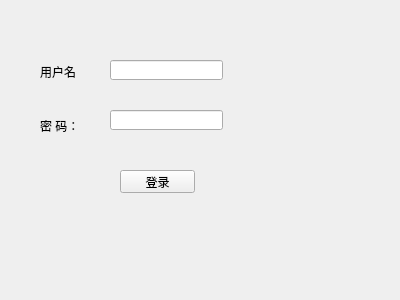
<?xml version="1.0" encoding="UTF-8"?>
<ui version="4.0">
 <class>Form</class>
 <widget class="QWidget" name="Form">
  <property name="geometry">
   <rect>
    <x>0</x>
    <y>0</y>
    <width>400</width>
    <height>300</height>
   </rect>
  </property>
  <property name="windowTitle">
   <string>Form</string>
  </property>
  <widget class="QLineEdit" name="username">
   <property name="geometry">
    <rect>
     <x>110</x>
     <y>60</y>
     <width>113</width>
     <height>20</height>
    </rect>
   </property>
   <property name="placeholderText">
    <string/>
   </property>
  </widget>
  <widget class="QLineEdit" name="pwd">
   <property name="geometry">
    <rect>
     <x>110</x>
     <y>110</y>
     <width>113</width>
     <height>20</height>
    </rect>
   </property>
   <property name="echoMode">
    <enum>QLineEdit::Password</enum>
   </property>
  </widget>
  <widget class="QPushButton" name="loginbutton">
   <property name="geometry">
    <rect>
     <x>120</x>
     <y>170</y>
     <width>75</width>
     <height>23</height>
    </rect>
   </property>
   <property name="text">
    <string>登录</string>
   </property>
  </widget>
  <widget class="QLabel" name="label">
   <property name="geometry">
    <rect>
     <x>40</x>
     <y>61</y>
     <width>54</width>
     <height>21</height>
    </rect>
   </property>
   <property name="text">
    <string>用户名</string>
   </property>
  </widget>
  <widget class="QLabel" name="label_2">
   <property name="geometry">
    <rect>
     <x>40</x>
     <y>120</y>
     <width>54</width>
     <height>12</height>
    </rect>
   </property>
   <property name="text">
    <string>密 码：</string>
   </property>
  </widget>
  <widget class="QLabel" name="error_message">
   <property name="geometry">
    <rect>
     <x>130</x>
     <y>140</y>
     <width>81</width>
     <height>16</height>
    </rect>
   </property>
   <property name="text">
    <string/>
   </property>
  </widget>
 </widget>
 <resources/>
 <connections/>
</ui>
